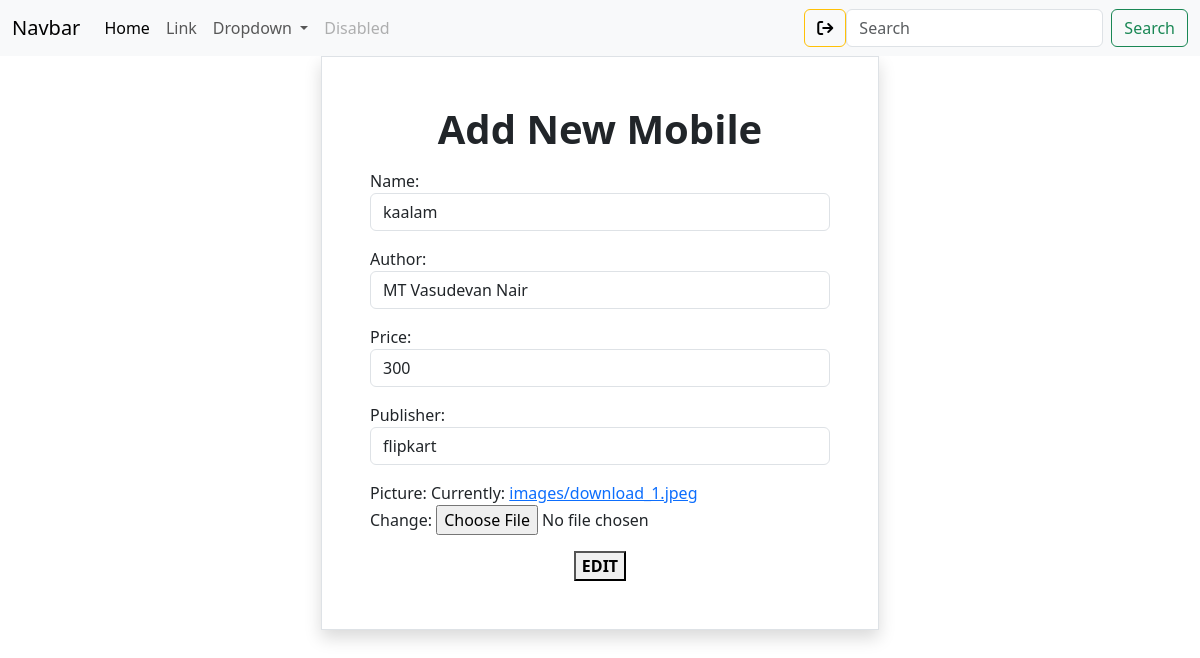
The page /book/7/change (signed in) on the database its author committed.
### book/models.py (models this page shows, shortened)
class Books(models.Model):
    name=models.CharField(max_length=200,unique=True)
    author=models.CharField( max_length=200)
    price=models.PositiveIntegerField()
    publisher=models.CharField(max_length=200)
    picture=models.ImageField(upload_to="images",null=True)

### book/views.py (the view, shortened to what this page needs)
# urls.py: path("book/<int:pk>/change",views.BookUpdateView.as_view(),name="books-change"),
@method_decorator(signin_required,name="dispatch")
class BookUpdateView(View):
    def get(self,request,*args,**kwargs):
        id=kwargs.get("pk")
        obj=Books.objects.get(id=id)
        form=BookForm(instance=obj)
        return render(request,"book_edit.html",{"form":form})

### book/forms.py
class BookForm(forms.ModelForm):
    class Meta:
        model=Books
        fields="__all__"
        widgets={
            "name":forms.TextInput(attrs={"class":"form-control"}),
            "price":forms.NumberInput(attrs={"class":"form-control"}),
            "author":forms.TextInput(attrs={"class":"form-control"}),
            "publisher":forms.TextInput(attrs={"class":"form-control"}),
        }

### book/views.py (called while the page is built)
def signin_required(fn):
    def wrapper(request,*args,**kwargs):
        if not request.user.is_authenticated:
            messages.error(request,"invalid session")
            return redirect("signin")
        else:
            return fn(request,*args,**kwargs)
    return wrapper

### book/templates/book_edit.html (shortened to what this page needs)
{%extends 'base.html'%}
{%block body_block%}
<div class="container d-flex justify-content-center ">
    <form action="" method="post" enctype="multipart/form-data" class="w-50 border shadow p-5">
        <h1 class="text-center mb-3 fw-bolder">Add New Mobile</h1>
        {{form.as_p}}
        <div class="text-center">
        <button type="submit">
            <b>EDIT</b>
        </button>
        </div>
    </form>
    </div>
{%endblock%}

### rows shown on the page
Books: name "kaalam", author "MT Vasudevan Nair", price "300", publisher "flipkart"
